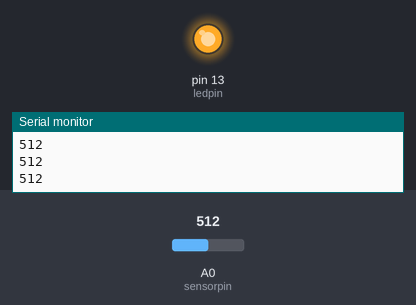
This sketch was run on a simulated Arduino Uno, built with avr-gcc and run on an emulated ATmega328P. Parts: output pins drawn as LEDs (lit = HIGH), the last lines printed to the serial monitor. Dashed ring = blinking. The test bench sets the inputs (shaded band); at power-on: A0 (sensorpin) = 512.

Above: at 1.2 s.
1.3 s: A0 (sensorpin) set to 55
2.8 s: A0 (sensorpin) set to 46
At 2.96 s:
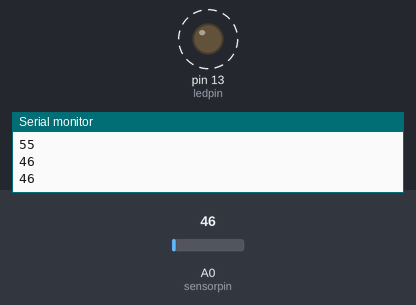
5.8 s: A0 (sensorpin) set to 122
At 6.2 s:
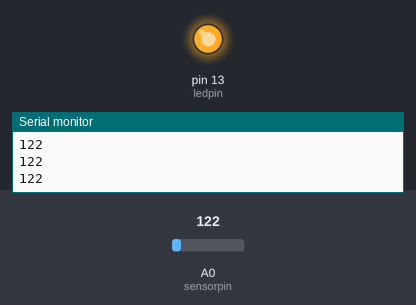
7.3 s: A0 (sensorpin) set to 40
At 7.51 s:
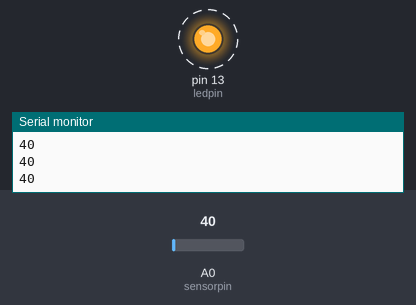
Timing chart, 0 to 11.3 s (numbered marks = the images above; inputs shaded):
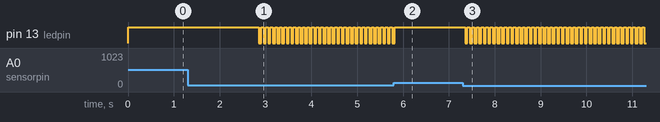

Measured:
- the behaviour switches between 51 and 50 on A0 (sensorpin) (found by bisection; images 0 and 1)
- after the input at 2.8 s, pin 13 (ledpin): alternates HIGH for 0.05 s and LOW for 0.05 s, starting after 0.06 s
- after the input at 5.8 s, pin 13 (ledpin): goes on until 5.8 s, then stays HIGH
- after the input at 7.3 s, pin 13 (ledpin): alternates HIGH for 0.05 s and LOW for 0.05 s, starting after 0.06 s

The sketch:

if.ino
```cpp
const int ledpin=13;
const int sensorpin=A0;

void setup()
{
  Serial.begin(9600);
  pinMode(ledpin, OUTPUT);
}

void loop()
{
  int rate = analogRead(sensorpin);
  Serial.println(rate);

  if(rate > 50)
  {
    digitalWrite(ledpin, HIGH);
  }
  else if(rate > 30)
  {
    digitalWrite(ledpin, HIGH);
    delay(50);
    digitalWrite(ledpin, LOW);
    delay(50);
  }

  else
  {
    digitalWrite(ledpin, HIGH);
    delay(200);
    digitalWrite(ledpin, LOW);
    delay(200);
  }
}
```
